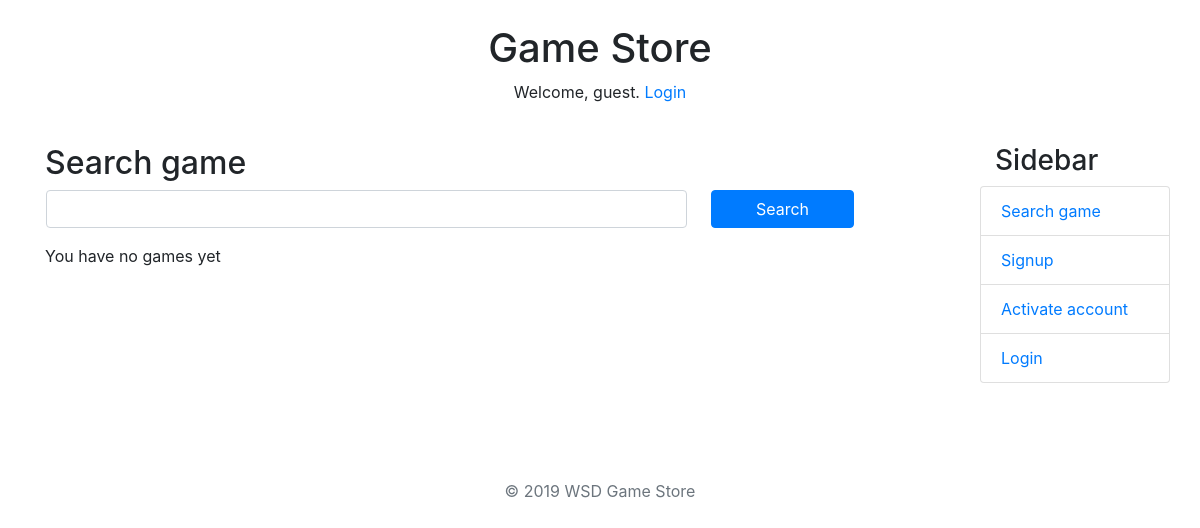
The app's page /search_game/, older data.
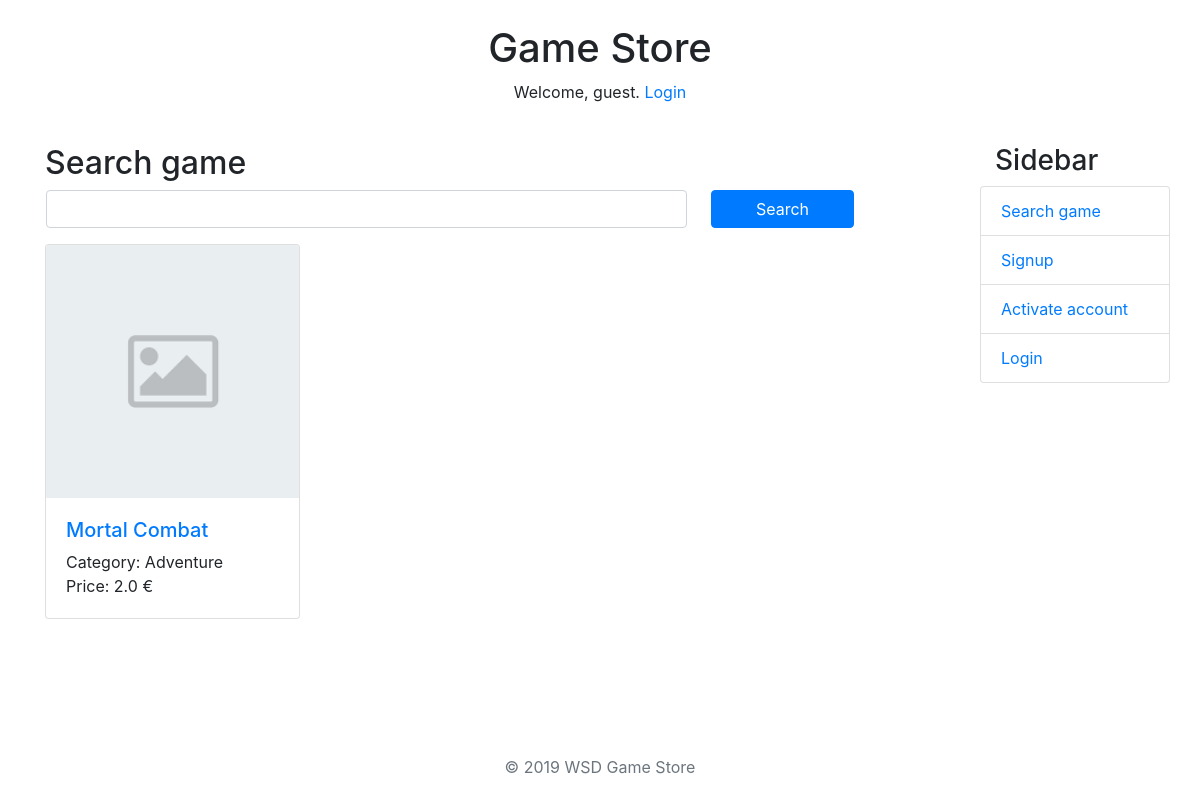
The same page, newer data.
### gamestore/models.py (models this page shows)
class Game(models.Model):
    name = models.CharField(max_length=50)
    price = models.FloatField()
    pictureUrl = models.URLField(blank=True)
    description = models.TextField(max_length=200, blank=True)
    gameUrl = models.URLField()
    date = models.DateField(default=date.today)
    category = models.CharField(max_length=20, choices=CATEGORY_CHOICES)
    developer = models.ForeignKey(UserProfile, on_delete=models.CASCADE, related_name='developer')
    age_limit = models.PositiveSmallIntegerField()
    class Meta:
        ordering = ["-date", "name"]
    pass

### gamestore/views/game.py (the view)
# urls.py: re_path(r'^search_game/$', game.search_game, name='search_game'),
def search_game(request):
    developer = False
    if request.user.is_authenticated:
        developer = request.user.userprofile.is_developer()
    games = Game.objects.all()
    args = {
        'games' : games,
        'developer' : developer,
    }
    return render(request, "game/search_game.html", args)

### gamestore/templates/game/search_game.html (shortened to what this page needs)
{% extends "base.html" %}
{% block content %}
<h2>Search game</h2>
<form method="post" action="">{% csrf_token %}
  <div class="row">
    <input class="form-control search-query col-9 mr-4 ml-3" type="text" id="search" maxlength="50" name="search">
    <a class="btn btn-primary col-2" href="#" role="button">Search</a>
  </div>
</form>
{% include 'game/games_list.html' %}
{% endblock %}

### gamestore/templates/game/games_list.html
{% load static %}
<div class="row">
    {% for game in games %}
    <div class="col-sm-4 my-3">
        <div class="card">
          {% if not game.pictureUrl %}
            <img class="card-img-top" src="{% static 'images/default_pic.png' %}" alt="Default Game Picture">
          {% else %}
            <img class="card-img-top" src={{ game.pictureUrl }} alt="Game Picture">
          {% endif %}
          <div class="card-body">
            <h5><a class="card-title" href="/games/{{ game.id }}">{{ game.name }}</a></h5>
            <p class="card-text">Category: {{ game.get_category_display }}<br>
                                 Price: {{ game.price }} €
            </p>
          </div>
        </div>
    </div>
    {% empty %}
    <div class="col-sm-4 my-3">
        You have no games yet
    </div>
    {% endfor %}
</div>

Row changes from the older to the newer data that the page shows:
added Game: name "Mortal Combat", category "Adventure", price "2.0"
Text that changed along with them:
text no longer shown: "You have no games yet"
